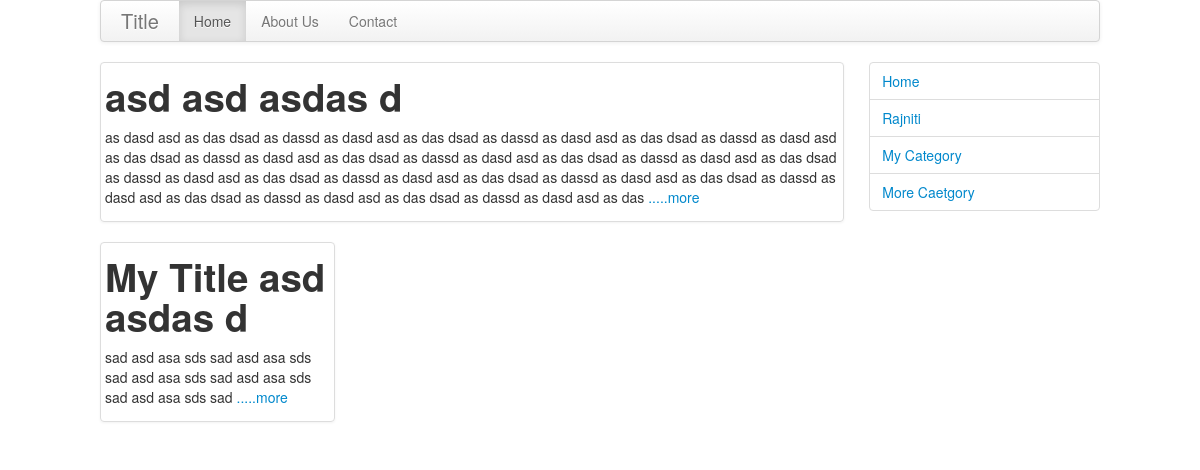
The page / on the database its author committed.
### tables this page shows
CREATE TABLE IF NOT EXISTS `blog_post` (
  `id` int(11) NOT NULL AUTO_INCREMENT,
  `title` varchar(256) DEFAULT NULL,
  `category` int(11) NOT NULL,
  `blog_psot` mediumtext,
  PRIMARY KEY (`id`)
);

CREATE TABLE IF NOT EXISTS `category_info` (
  `cid` int(11) NOT NULL AUTO_INCREMENT,
  `category_name` varchar(64) NOT NULL,
  PRIMARY KEY (`cid`)
);

### index.php (the view)
<?php
	include("header.php");
$lead_query=mysql_query("SELECT * FROM blog_post ORDER BY id DESC LIMIT 1");
$lead_post=mysql_fetch_array($lead_query);
$small_query=mysql_query("SELECT * FROM blog_post ORDER BY id DESC LIMIT 1,12");
?>
            <div class="row-fluid">
            	<div class="span9">
                	<div class="row-fluid">
                    	<div class="span12 thumbnail">
                        	<h1><?php echo $lead_post['title']; ?></h1>
                            <p><?php echo limit_words($lead_post['blog_psot'],100); ?><a href="details.php?id=<?php echo $lead_post['id']; ?>">.....more</a></p>
                        </div>
                    </div>
                    <br class="clearfix" />
                    <div class="row-fluid">
                    <?php while($content=mysql_fetch_array($small_query)): ?>
                    	<div class="span4 thumbnail">
                        	<h1><?php echo $content['title']; ?></h1>
                            <p><?php echo limit_words($content['blog_psot'],20); ?><a href="details.php?id=<?php echo $content['id']; ; ?>">.....more</a></p>
                        </div>
                        <?php endwhile; ?>
                    </div>
                    <br class="clearfix" />
                </div>
               <?php
					include("category_panel.php");
				?>
            </div>
        </div>
    </div>
</body>
</html>

### header.php (shortened to what this page needs)
<?php
	function limit_words($txt,$word)
	{
		$return='';
		$arry=explode(" ",$txt);
		for($i=0;$i<=$word;$i++)
		{
			$return.=$arry[$i]." ";
		}
		return $return;
	}
?>
<!DOCTYPE html PUBLIC "-//W3C//DTD XHTML 1.0 Transitional//EN" "http://www.w3.org/TR/xhtml1/DTD/xhtml1-transitional.dtd">
<html xmlns="http://www.w3.org/1999/xhtml">
<head>
<link rel="stylesheet" href="css/bootstrap.css" />
<link rel="stylesheet" href="css/bootstrap-responsive.css" />
<link rel="stylesheet" type="text/css" href="css/style.css"/>
</head>
<body>
	<div class="row-fluid">
    	<div class="container main">
        	    <div class="navbar">
                    <div class="navbar-inner">
                    <a class="brand" href="#">Title</a>
                        <ul class="nav">
                        <li class="active"><a href="index.php">Home</a></li>
                        <li><a href="#">About Us</a></li>
                        <li><a href="#">Contact</a></li>
                        </ul>
                 </div>
    		</div>

### category_panel.php
<?php
$query=mysql_query("SELECT * FROM category_info");
?>
<div class="span3">
                    <ul class="nav nav-tabs nav-stacked">
                        <li><a href="index.php">Home</a></li>
                        <?php
							while($array=mysql_fetch_row($query))
								echo   '<li><a href="category.php?id='.$array[0].'">'.$array[1].'</a></li>'
						?>
                    </ul>
                </div>

### css/style.css (style rules this page uses)
.main { max-width:1000px; }

### rows shown on the page
blog_post: title "asd asd asdas d", blog_psot "as dasd asd as das dsad as dassd as dasd asd as das dsad as dassd as dasd asd as das dsad as dassd as dasd asd as das dsad as dassd as dasd asd as das dsad as dassd as dasd asd as das dsad as dassd as dasd asd as das dsad as dassd as dasd asd as das dsad as dassd as dasd asd as das dsad as dassd as dasd asd as das dsad as dassd as dasd asd as das dsad as dassd as dasd asd as das dsad as dassd as dasd asd as das"
blog_post: title "My Title asd asdas d", blog_psot "sad asd asa sds sad asd asa sds sad asd asa sds sad asd asa sds sad asd asa sds sad"
category_info: category_name "Rajniti"
category_info: category_name "My Category"
category_info: category_name "More Caetgory"
